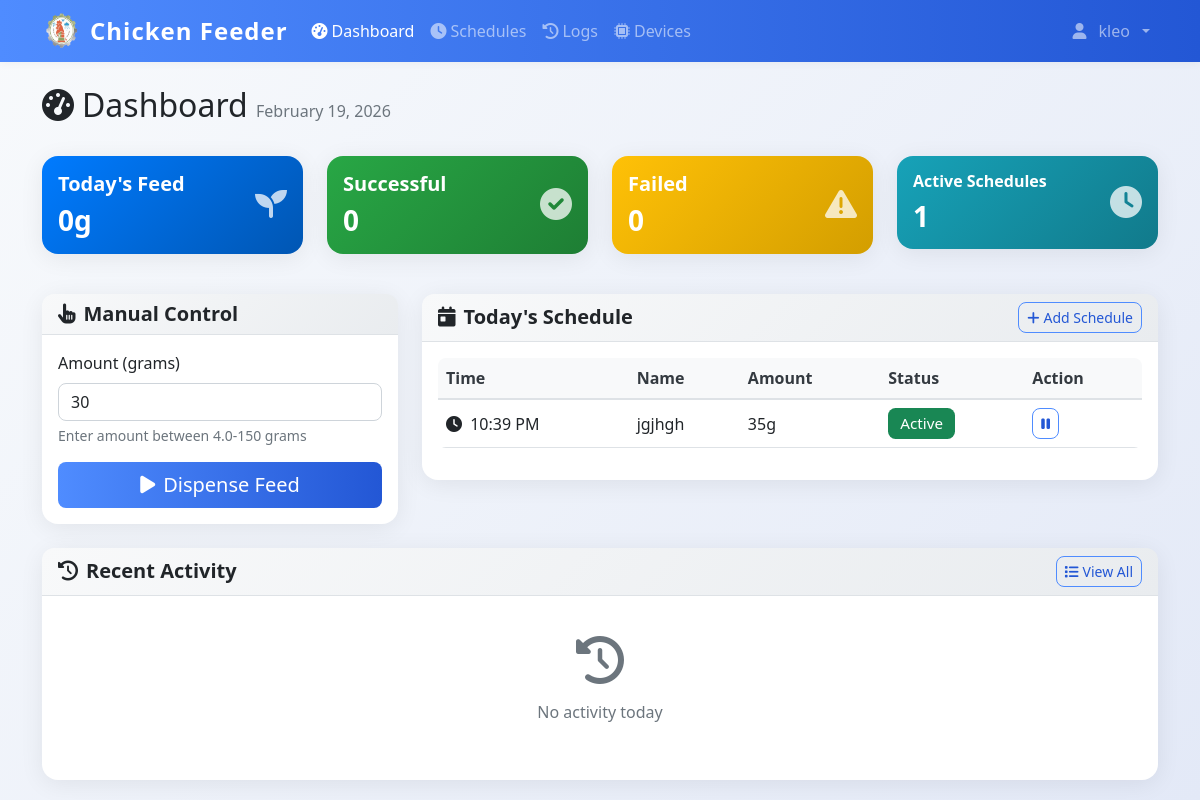
/dashboard (signed in), run on an earlier commit of the app's database.
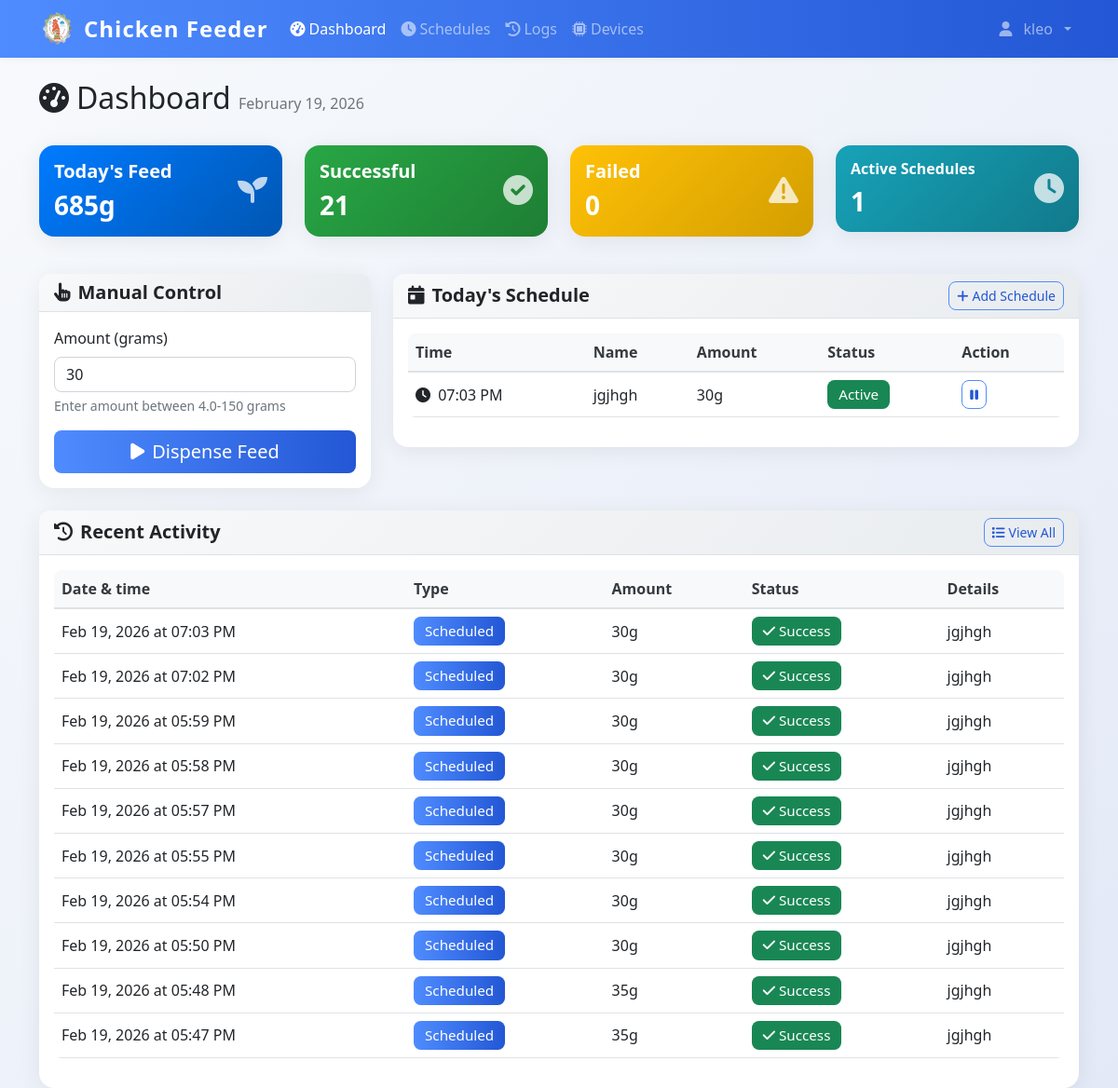
And on a later commit of the database.
### models.py (models this page shows)
class User(UserMixin, db.Model):
    id = db.Column(db.Integer, primary_key=True)
    username = db.Column(db.String(80), unique=True, nullable=False)
    email = db.Column(db.String(120), unique=True, nullable=False)
    password_hash = db.Column(db.String(120), nullable=False)
    iot_device_url = db.Column(db.String(255), nullable=True)  # e.g., 'http://192.168.1.100:5000' or 'pi_klei'
    is_admin = db.Column(db.Boolean, default=True)
    created_at = db.Column(db.DateTime, default=datetime.now)

class FeedSchedule(db.Model):
    id = db.Column(db.Integer, primary_key=True)
    name = db.Column(db.String(100), nullable=False)
    feed_time = db.Column(db.Time, nullable=False)
    amount_grams = db.Column(db.Integer, nullable=False)
    is_active = db.Column(db.Boolean, default=True)
    created_by = db.Column(db.Integer, db.ForeignKey('user.id'), nullable=False)
    created_at = db.Column(db.DateTime, default=datetime.now)
    user = db.relationship('User', backref=db.backref('schedules', lazy=True))

class DispenseLog(db.Model):
    id = db.Column(db.Integer, primary_key=True)
    timestamp = db.Column(db.DateTime, default=datetime.now, nullable=False)
    amount_grams = db.Column(db.Integer, nullable=False)
    trigger_type = db.Column(db.String(20), nullable=False)
    schedule_id = db.Column(db.Integer, db.ForeignKey('feed_schedule.id'), nullable=True)
    status = db.Column(db.String(20), default='success')
    error_message = db.Column(db.Text, nullable=True)
    image_path = db.Column(db.String(255), nullable=True)  # Path to captured feed image
    pellet_count = db.Column(db.Integer, nullable=True)  # Number of pellets detected in image
    grams_detected = db.Column(db.Float, nullable=True)  # Estimated grams of pellets in feeder
    grams_dispensed = db.Column(db.Integer, nullable=True)  # Actual amount dispensed by servo
    triggered_by = db.Column(db.Integer, db.ForeignKey('user.id'), nullable=True)
    schedule = db.relationship('FeedSchedule', backref=db.backref('dispense_logs', lazy=True))
    user = db.relationship('User', backref=db.backref('dispense_logs', lazy=True))

### app.py (the view)
@app.route('/dashboard', methods=['GET', 'POST'])
@login_required
def dashboard():
    from utils.model_utils import get_feed_ratio
    today_schedules = FeedSchedule.query.filter_by(created_by=current_user.id, is_active=True).order_by(FeedSchedule.feed_time).all()
    today_start = datetime.now().replace(hour=0, minute=0, second=0, microsecond=0)
    today_logs = DispenseLog.query.filter(
        DispenseLog.timestamp >= today_start,
        DispenseLog.triggered_by == current_user.id
    ).order_by(DispenseLog.timestamp.desc()).all()
    total_today = sum(log.amount_grams for log in today_logs if log.status == 'success')
    feed_config = get_feed_ratio()
    gps = feed_config.get('grams_per_second', 2.0)
    min_grams = max(1, round(0.1 * gps, 1))
    return render_template('dashboard.html',
                         schedules=today_schedules,
                         logs=today_logs,
                         total_today=total_today,
                         min_grams=min_grams)

### templates/dashboard.html (shortened to what this page needs)
{% extends "base.html" %}
{% block content %}
<div class="container mt-4">
    <div class="row mb-4">
    <div class="col">
        <h1 class="h2">
            <i class="fas fa-tachometer-alt me-2"></i>Dashboard
            <span class="text-muted fs-6">{{ datetime.now().strftime('%B %d, %Y') }}</span>
        </h1>
    </div>
</div>
<div class="row mb-4">
    <div class="col-md-3 mb-3">
        <div class="card bg-primary text-white">
            <div class="card-body">
                <div class="d-flex justify-content-between">
                    <div>
                        <h5 class="card-title">Today's Feed</h5>
                        <h3 class="mb-0" id="total-today">{{ total_today }}g</h3>
                    </div>
                    <div class="align-self-center">
                        <i class="fas fa-seedling fa-2x opacity-75"></i>
                    </div>
                </div>
            </div>
        </div>
    </div>
    <div class="col-md-3 mb-3">
        <div class="card bg-success text-white">
            <div class="card-body">
                <div class="d-flex justify-content-between">
                    <div>
                        <h5 class="card-title">Successful</h5>
                        <h3 class="mb-0" id="successful-today">{{ logs|selectattr('status', 'equalto', 'success')|list|length }}</h3>
                    </div>
                    <div class="align-self-center">
                        <i class="fas fa-check-circle fa-2x opacity-75"></i>
                    </div>
                </div>
            </div>
        </div>
    </div>
    <div class="col-md-3 mb-3">
        <div class="card bg-warning text-white">
            <div class="card-body">
                <div class="d-flex justify-content-between">
                    <div>
                        <h5 class="card-title">Failed</h5>
                        <h3 class="mb-0" id="failed-today">{{ logs|selectattr('status', 'equalto', 'failure')|list|length }}</h3>
                    </div>
                    <div class="align-self-center">
                        <i class="fas fa-exclamation-triangle fa-2x opacity-75"></i>
                    </div>
                </div>
            </div>
        </div>
    </div>
    <div class="col-md-3 mb-3">
        <div class="card bg-info text-white">
            <div class="card-body">
                <div class="d-flex justify-content-between">
                    <div>
                        <h5 class="card-title fs-6">Active Schedules</h5>
                        <h3 class="mb-0">{{ schedules|selectattr('is_active')|list|length }}</h3>
                    </div>
                    <div class="align-self-center">
                        <i class="fas fa-clock fa-2x opacity-75"></i>
                    </div>
                </div>
            </div>
        </div>
    </div>
</div>
<div class="row">
    <div class="col-lg-4 mb-4">
        <div class="card">
            <div class="card-header">
                <h5 class="card-title mb-0">
                    <i class="fas fa-hand-pointer me-2"></i>Manual Control
                </h5>
            </div>
            <div class="card-body">
                <form id="manual-dispense-form">
                    <div class="mb-3">
                        <label for="amount" class="form-label">Amount (grams)</label>
                        <input type="number" class="form-control" id="amount" min="{{ min_grams }}" max="150" value="30" step="0.1" required>
                        <div class="form-text">Enter amount between {{ min_grams }}-150 grams</div>
                    </div>
                    <div class="d-grid">
                        <button type="submit" class="btn btn-primary btn-lg" id="dispense-btn">
                            <i class="fas fa-play me-2"></i>Dispense Feed
                        </button>
                    </div>
                </form>
            </div>
        </div>
    </div>
    <div class="col-lg-8 mb-4">
        <div class="card">
            <div class="card-header d-flex justify-content-between align-items-center">
                <h5 class="card-title mb-0">
                    <i class="fas fa-calendar-day me-2"></i>Today's Schedule
                </h5>
                <a href="{{ url_for('schedules') }}" class="btn btn-outline-primary btn-sm">
                    <i class="fas fa-plus me-1"></i>Add Schedule
                </a>
            </div>
            <div class="card-body">
                {% if schedules %}
                <div class="table-responsive">
                    <table class="table table-hover">
                        <thead>
                            <tr>
                                <th>Time</th>
                                <th>Name</th>
                                <th>Amount</th>
                                <th>Status</th>
                                <th>Action</th>
                            </tr>
                        </thead>
                        <tbody>
                            {% for schedule in schedules %}
                            <tr>
                                <td>
                                    <i class="fas fa-clock me-1"></i>
                                    {{ schedule.feed_time.strftime('%I:%M %p') }}
                                </td>
                                <td>{{ schedule.name }}</td>
                                <td>{{ schedule.amount_grams }}g</td>
                                <td>
                                    {% if schedule.is_active %}
                                        <span class="badge bg-success">Active</span>
                                    {% else %}
                                        <span class="badge bg-secondary">Inactive</span>
                                    {% endif %}
                                </td>
                                <td>
                                    <button class="btn btn-sm btn-outline-primary"
                                            onclick="toggleSchedule({{ schedule.id }})">
                                        {% if schedule.is_active %}
                                            <i class="fas fa-pause"></i>
                                        {% else %}
                                            <i class="fas fa-play"></i>
                                        {% endif %}
                                    </button>
                                </td>
                            </tr>
                            {% endfor %}
                        </tbody>
                    </table>
                </div>
                {% endif %}
            </div>
        </div>
    </div>
</div>
<div class="row">
    <div class="col-12">
        <div class="card">
            <div class="card-header d-flex justify-content-between align-items-center">
                <h5 class="card-title mb-0">
                    <i class="fas fa-history me-2"></i>Recent Activity
                </h5>
                <a href="{{ url_for('logs') }}" class="btn btn-outline-primary btn-sm">
                    <i class="fas fa-list me-1"></i>View All
                </a>
            </div>
            <div class="card-body">
                {% if logs %}
                <div class="table-responsive">
                    <table class="table table-hover">
                        <thead>
                            <tr>
                                <th>Date &amp; time</th>
                                <th>Type</th>
                                <th>Amount</th>
                                <th>Status</th>
                                <th>Details</th>
                            </tr>
                        </thead>
                        <tbody>
                            {% for log in logs[:10] %}
                            <tr>
                                <td>
                                    {{ log.timestamp.strftime('%b %d, %Y at %I:%M %p') }}
                                </td>
                                <td>
                                    {% if log.trigger_type == 'manual' %}
                                        <span class="badge bg-info">Manual</span>
                                    {% else %}
                                        <span class="badge bg-primary">Scheduled</span>
                                    {% endif %}
                                </td>
                                <td>{{ log.amount_grams }}g</td>
                                <td>
                                    {% if log.status == 'success' %}
                                        <span class="badge bg-success">
                                            <i class="fas fa-check me-1"></i>Success
                                        </span>
                                    {% else %}
                                        <span class="badge bg-danger">
                                            <i class="fas fa-times me-1"></i>Failed
                                        </span>
                                    {% endif %}
                                </td>
                                <td style="max-width: 300px;">
                                    {% if log.schedule %}
                                        {{ log.schedule.name }}
                                    {% elif log.error_message %}
                                        <small class="text-danger" title="{{ log.error_message }}" style="cursor: help;">
                                            {{ log.error_message[:100] }}{% if log.error_message|length > 100 %}...{% endif %}
                                        </small>
                                    {% else %}
                                        -
                                    {% endif %}
                                </td>
                            </tr>
                            {% endfor %}
                        </tbody>
                    </table>
                </div>
                {% else %}
                <div class="text-center text-muted py-4">
                    <i class="fas fa-history fa-3x mb-3"></i>
                    <p>No activity today</p>
                </div>
                {% endif %}
            </div>
        </div>
    </div>
</div>
</div>
{% endblock %}

### templates/base.html (shortened to what this page needs)
<!DOCTYPE html>
<html lang="en">
<head>
    <link href="https://cdn.jsdelivr.net/npm/bootstrap@5.1.3/dist/css/bootstrap.min.css" rel="stylesheet">
    <link href="https://cdnjs.cloudflare.com/ajax/libs/font-awesome/6.0.0/css/all.min.css" rel="stylesheet">
    <link href="{{ url_for('static', filename='css/style.css') }}" rel="stylesheet">
</head>
<body>
    {% if current_user.is_authenticated %}
    <nav class="navbar navbar-expand-lg navbar-dark bg-primary">
        <div class="container">
            <div class="d-flex align-items-center gap-2">
                <img src="{{ url_for('static', filename='img/chicken-logo.png') }}" alt="Logo" style="width:40px;height:40px;" >
                <a class="navbar-brand" href="{{ url_for('dashboard') }}">
                   Chicken Feeder
                </a>
            </div>
            <div class="collapse navbar-collapse" id="navbarNav">
                <ul class="navbar-nav me-auto">
                    <li class="nav-item">
                        <a class="nav-link {% if request.endpoint == 'dashboard' %}active{% endif %}"
                           href="{{ url_for('dashboard') }}">
                            <i class="fas fa-tachometer-alt me-1"></i>Dashboard
                        </a>
                    </li>
                    <li class="nav-item">
                        <a class="nav-link {% if request.endpoint in ['schedules', 'add_schedule'] %}active{% endif %}"
                           href="{{ url_for('schedules') }}">
                            <i class="fas fa-clock me-1"></i>Schedules
                        </a>
                    </li>
                    <li class="nav-item">
                        <a class="nav-link {% if request.endpoint == 'logs' %}active{% endif %}"
                           href="{{ url_for('logs') }}">
                            <i class="fas fa-history me-1"></i>Logs
                        </a>
                    </li>
                    <li class="nav-item">
                        <a class="nav-link {% if request.endpoint in ['devices', 'add_device'] %}active{% endif %}"
                           href="{{ url_for('devices') }}">
                            <i class="fas fa-microchip me-1"></i>Devices
                        </a>
                    </li>
                </ul>
                <ul class="navbar-nav">
                    <li class="nav-item dropdown">
                        <a class="nav-link dropdown-toggle d-flex align-items-center gap-2" href="#" id="navbarDropdown" role="button"
                           data-bs-toggle="dropdown" aria-expanded="false">
                            <i class="fas fa-user me-1 "></i>{{ current_user.username }}
                        </a>
                    </li>
                </ul>
            </div>
        </div>
    </nav>
    {% endif %}
    <main class="container-fluid align-items-center">
        {% block content %}{% endblock %}
    </main>
</body>
</html>

What changed in the data, as far as the page shows it:
changed FeedSchedule "jgjhgh": feed_time "10:39 PM" → "07:03 PM"; amount_grams "35" → "30"
added DispenseLog: timestamp "Feb 19, 2026 at 07:03 PM", trigger_type "Scheduled", amount_grams "30", status "success" (drawn), schedule.name "jgjhgh"
added DispenseLog: timestamp "Feb 19, 2026 at 07:02 PM", trigger_type "Scheduled", amount_grams "30", status "success" (drawn), schedule.name "jgjhgh"
added DispenseLog: timestamp "Feb 19, 2026 at 05:59 PM", trigger_type "Scheduled", amount_grams "30", status "success" (drawn), schedule.name "jgjhgh"
added DispenseLog: timestamp "Feb 19, 2026 at 05:58 PM", trigger_type "Scheduled", amount_grams "30", status "success" (drawn), schedule.name "jgjhgh"
added DispenseLog: timestamp "Feb 19, 2026 at 05:57 PM", trigger_type "Scheduled", amount_grams "30", status "success" (drawn), schedule.name "jgjhgh"
added DispenseLog: timestamp "Feb 19, 2026 at 05:55 PM", trigger_type "Scheduled", amount_grams "30", status "success" (drawn), schedule.name "jgjhgh"
added DispenseLog: timestamp "Feb 19, 2026 at 05:54 PM", trigger_type "Scheduled", amount_grams "30", status "success" (drawn), schedule.name "jgjhgh"
added DispenseLog: timestamp "Feb 19, 2026 at 05:50 PM", trigger_type "Scheduled", amount_grams "30", status "success" (drawn), schedule.name "jgjhgh"
added DispenseLog: timestamp "Feb 19, 2026 at 05:48 PM", trigger_type "Scheduled", amount_grams "35", status "success" (drawn), schedule.name "jgjhgh"
added DispenseLog: timestamp "Feb 19, 2026 at 05:47 PM", trigger_type "Scheduled", amount_grams "35", status "success" (drawn), schedule.name "jgjhgh"
Also different on the page:
{{ total_today }}: "0" → "685"
{{ logs|selectattr('status', 'equalto', 'success')|list|length }}: "0" → "21"
text no longer shown: "No activity today"
text now shown: "Date & time Type Amount Status Details"
